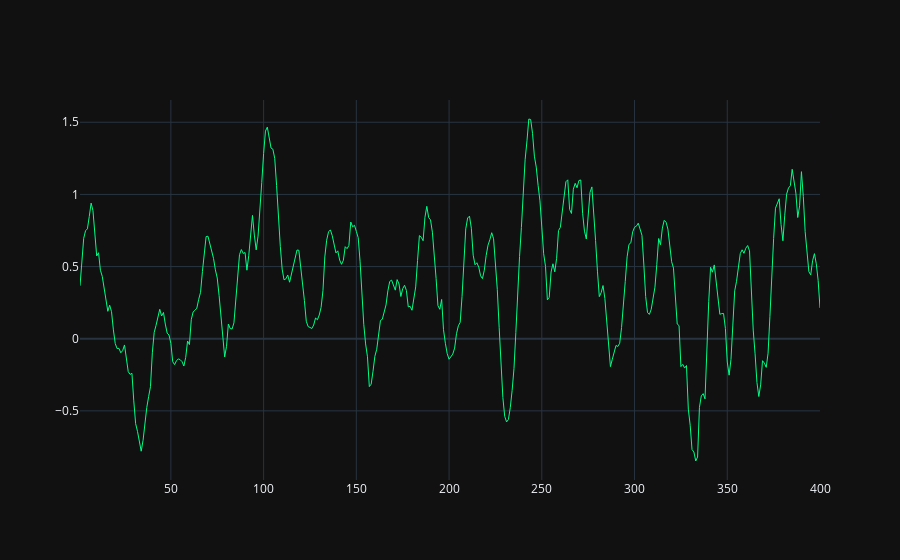

Write notebook code for a chart like this one.
### Code cell
div_ratio = div_ratio.iloc[3000:3400]
index_num = np.arange(1, len(div_ratio) + 1)
fig = go.Figure(data=[go.Scatter(
    x=index_num, 
    y=div_ratio,
    mode='lines',
    name='div_ratio',
    line=dict(color='#00ff88', width=1)
)])
fig.show()

### Figure 1 — Plotly figure (JSON) as saved in the notebook; plotly's stock layout.template omitted (floating-point values rounded to 4 significant figures; data arrays with more than 128 entries replaced by an {"elided": "..."} marker saying what was removed)
{"data": [{"line": {"color": "#00ff88", "width": 1}, "mode": "lines", "name": "div_ratio", "type": "scatter", "x": {"elided": "400 int values"}, "y": {"elided": "400 float values"}}], "layout": {}}
